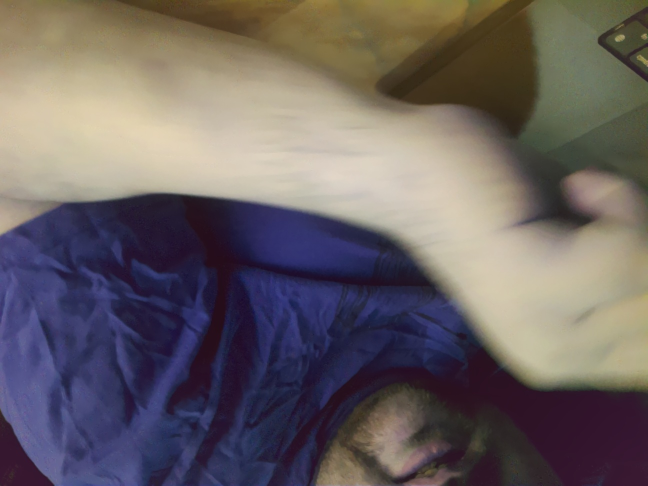
#> input picture test_camera_snapshot.jpg, 1296 x 972 px (shown at 1/2 size)
$ python -i test_face_animation.py   (imports and definitions only)
#> lines starting #> are read from the running program, lines starting #| are printed output that depends on the picture
#!/usr/bin/env python3
"""
Простой тест анимации лица на framebuffer (без зависимостей робота)
"""
import asyncio
import os
import mmap
import time
from PIL import Image, ImageDraw

class SimpleFbdevDisplay:
    def __init__(self, fbdev="/dev/fb0", width=480, height=640):
        self.fbdev = fbdev
        self.width = width
        self.height = height
        self._fd = None
        self._mm = None
        self._bpp = None

    # [14 lines left out: function initialize, not called in this run]

    def display(self, img):
        if img.mode != "RGB":
            img = img.convert("RGB")

        if img.size != (self.width, self.height):
            img = img.resize((self.width, self.height))

        # Конвертируем в формат framebuffer
        if self._bpp == 32:
            raw = img.tobytes("raw", "BGRX")
        elif self._bpp == 24:
            raw = img.tobytes("raw", "BGR")
        elif self._bpp == 16:
            # RGB565
            r, g, b = img.split()
            r = r.point(lambda i: (i >> 3) & 0x1F)
            g = g.point(lambda i: (i >> 2) & 0x3F)
            b = b.point(lambda i: (i >> 3) & 0x1F)

            import array
            rr = array.array("B", r.tobytes())
            gg = array.array("B", g.tobytes())
            bb = array.array("B", b.tobytes())
            out = bytearray(self.width * self.height * 2)
            j = 0
            for i in range(self.width * self.height):
                v = (rr[i] << 11) | (gg[i] << 5) | bb[i]
                out[j] = v & 0xFF
                out[j + 1] = (v >> 8) & 0xFF
                j += 2
            raw = bytes(out)
        else:
            raise ValueError(f"Unsupported BPP: {self._bpp}")

        self._mm.seek(0)
        self._mm.write(raw)

    # [56 lines left out: functions close, draw_face, not called in this run]


# [34 lines not run here, left out]

>>> from PIL import Image
>>> picture = Image.open('test_camera_snapshot.jpg')
#> picture is the input picture: PIL image 1296x972 RGB; mean R, G, B 106.3, 98.1, 99.1
>>> result = SimpleFbdevDisplay().display(picture)
#> in display, `img = img.resize((self.width, self.height))`:
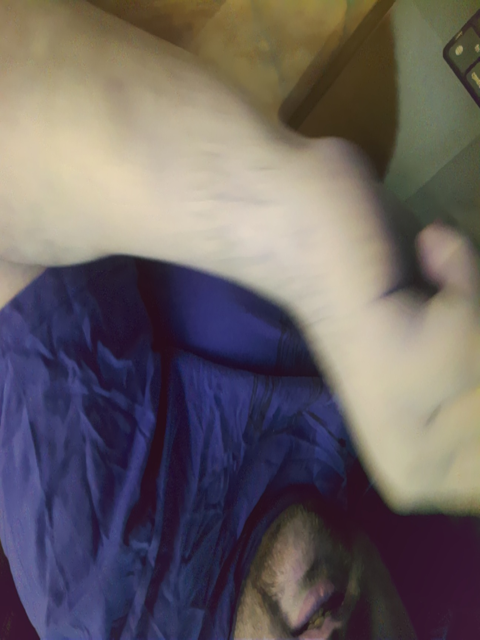
#> img: PIL image 480x640 RGB; mean R, G, B 106.3, 98.1, 99.1
#> (the run stopped early here; a loop or call above may not have finished)
